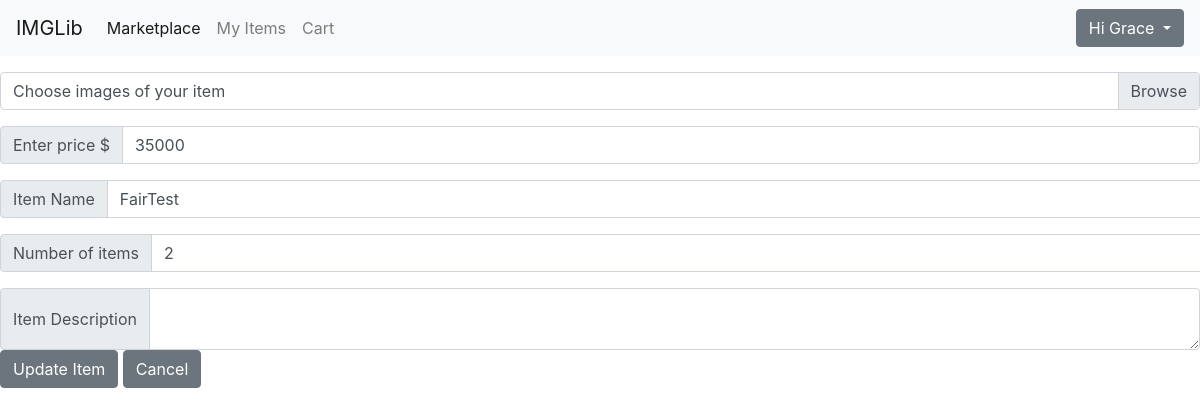
The page /home/myitems/update/4 (signed in) on the database its author committed.
### database/database.py (models this page shows)
class User(UserMixin, db.Model):
    id = db.Column(db.Integer, primary_key=True, autoincrement=True)
    name = db.Column(db.String(50))
    email = db.Column(db.String(100), unique=True, nullable=False)
    password = db.Column(db.String(45), nullable=False)
    inventory_id = db.Column(db.Integer, db.ForeignKey('inventory.id'))
    cart_id = db.Column(db.Integer, db.ForeignKey('cart.id'))

class Item(db.Model):
    id = db.Column(db.Integer, primary_key=True, autoincrement=True)
    inventory_id = db.Column(db.Integer, db.ForeignKey('inventory.id'))
    item_desc = db.Column(db.String(50))
    item_price = db.Column(db.Integer, nullable=False)
    item_num = db.Column(db.Integer, nullable=False)
    img = db.Column(db.Text)
    mimetype = db.Column(db.Text)
    item_name = db.Column(db.Text, nullable=False)

### home/routes.py (the view, shortened to what this page needs)
@home.route('myitems/update/<int:id>', methods=['POST', 'GET'])
def update(id):
    if not checkSession():
        return redirect('/')
    item = Item.query.filter_by(id=id).first()
    if not item:
        return "Item not found"
    if request.method =='GET':
        return render_template("update.html", name=current_user.name, item=item)

### __init__.py (called while the page is built)
@login_manager.user_loader
def get(id):
    from .database.database import User
    user = db.session.query(User).get(id)
    return user

### home/services.py (called while the page is built)
def checkSession():
    return current_user.is_authenticated

### templates/update.html (shortened to what this page needs)
    {% extends "base.html" %}
    {% block content %}
    <form action="/home/myitems/update/{{ item.id }}" enctype="multipart/form-data" method="POST">
      <div class="input-group mb-3">
        <div class="custom-file">
          <label id="file-label" class="custom-file-label" for="inputGroupFile02" aria-describedby="inputGroupFileAddon02" >Choose images of your item</label>
        </div>
      </div>
      <div class="input-group mb-3">
        <div class="input-group-prepend">
          <span class="input-group-text">Enter price $</span>
        </div>
        <input type="text" value="{{ item.item_price }}" name="item_price" class="form-control" aria-label="Amount (to the nearest dollar)">
      </div>
      <div class="input-group mb-3">
        <div class="input-group-prepend">
          <span class="input-group-text">Item Name</span>
        </div>
        <input name="item_name" value="{{ item.item_name }}" type="text" class="form-control" aria-label="">
      </div>
      <div class="input-group mb-3">
        <div class="input-group-prepend">
          <span class="input-group-text">Number of items</span>
        </div>
        <input value="{{ item.item_num }}" name="item_num" type="text" class="form-control" aria-label="">
      </div>
      <div class="input-group">
        <div class="input-group-prepend">
          <span class="input-group-text">Item Description</span>
        </div>
        <textarea class="form-control" id="item_desc" name="item_desc" aria-label="">{{ item.item_desc }}</textarea>
      </div>
      <input class="btn btn-secondary" type="submit" value="Update Item" />
      <a class="btn btn-secondary" href="/home" role="button">Cancel</a>
    </form>
    {% endblock %}

### templates/base.html (shortened to what this page needs)
<!DOCTYPE html>
<html lang="en">
  <head>
    <link
      rel="stylesheet"
      href="https://stackpath.bootstrapcdn.com/bootstrap/4.5.2/css/bootstrap.min.css"
    />
    <link rel="stylesheet" href={{ url_for('static',
    filename='/css/style.css')}}>
  </head>
  <body>
    <nav class="navbar navbar-expand-lg navbar-light bg-light" id="nav">
        <a class="navbar-brand" href="/">IMGLib</a>
        <div class="collapse navbar-collapse" id="navbarSupportedContent">
          <ul class="navbar-nav mr-auto">
            <li class="nav-item active">
              <a class="nav-link" href="/home">Marketplace <span class="sr-only">(current)</span></a>
            </li>
            <li class="nav-item">
              <a class="nav-link" href="/home/myitems">My Items</a>
            </li>
            <li class="nav-item ">
              <a class="nav-link" href="/checkout/cart">Cart <span class="sr-only">(current)</span></a>
            </li>
          </ul>
          <div class="form-inline my-2 my-lg-0">
            <div class="dropdown">
                <button class="btn btn-secondary dropdown-toggle" type="button" id="dropdownMenuButton" data-toggle="dropdown" aria-haspopup="true" aria-expanded="false">
                    Hi {{ name }}
                </button>
              </div>
          </div>
        </div>
      </nav>
      {% block content %}
      {% endblock %}
  </body>
</html>

### rows shown on the page
User: name "Grace"
Item: item_price "35000", item_name "FairTest", item_num "2"
